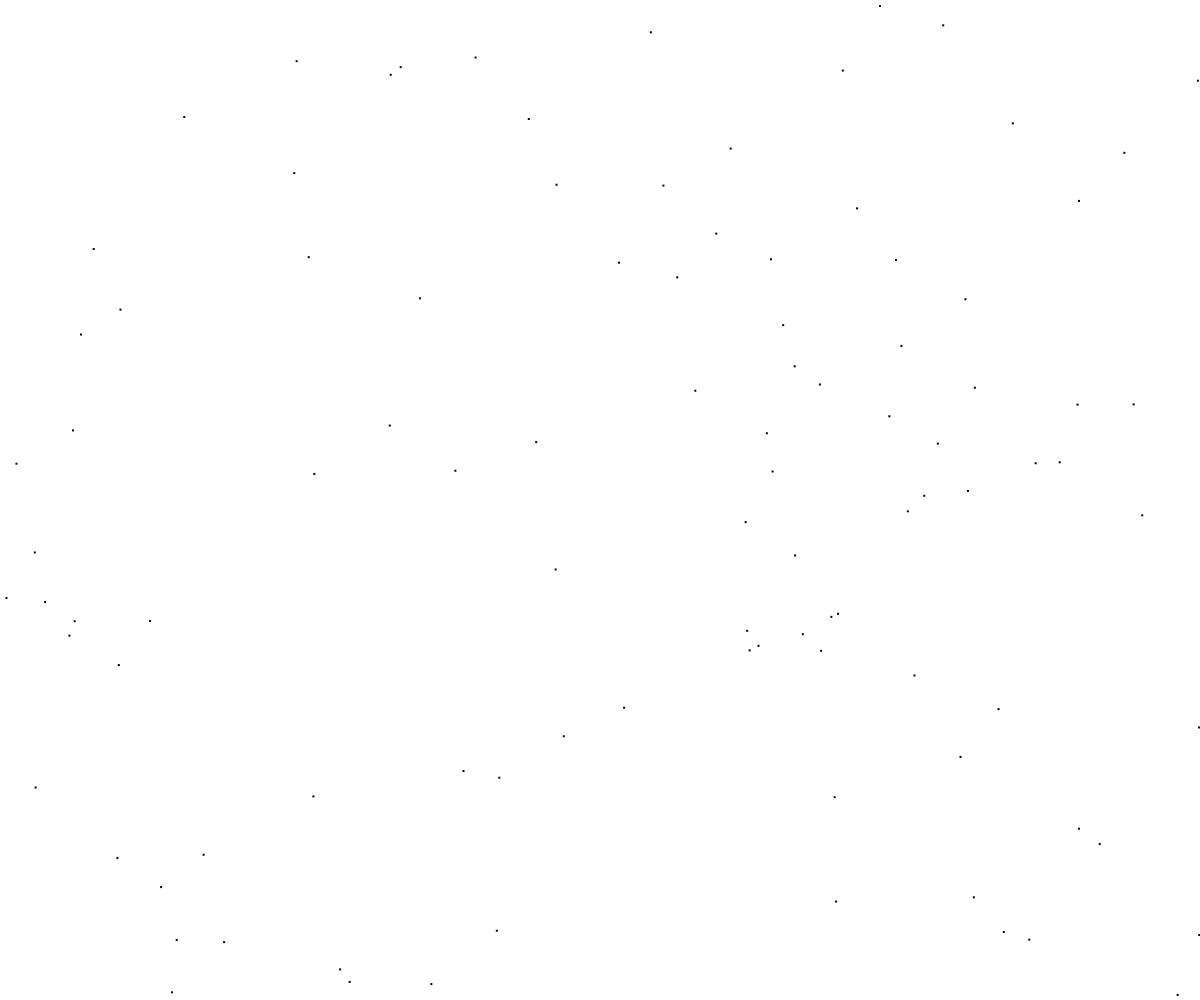
Frame 1 (no input)
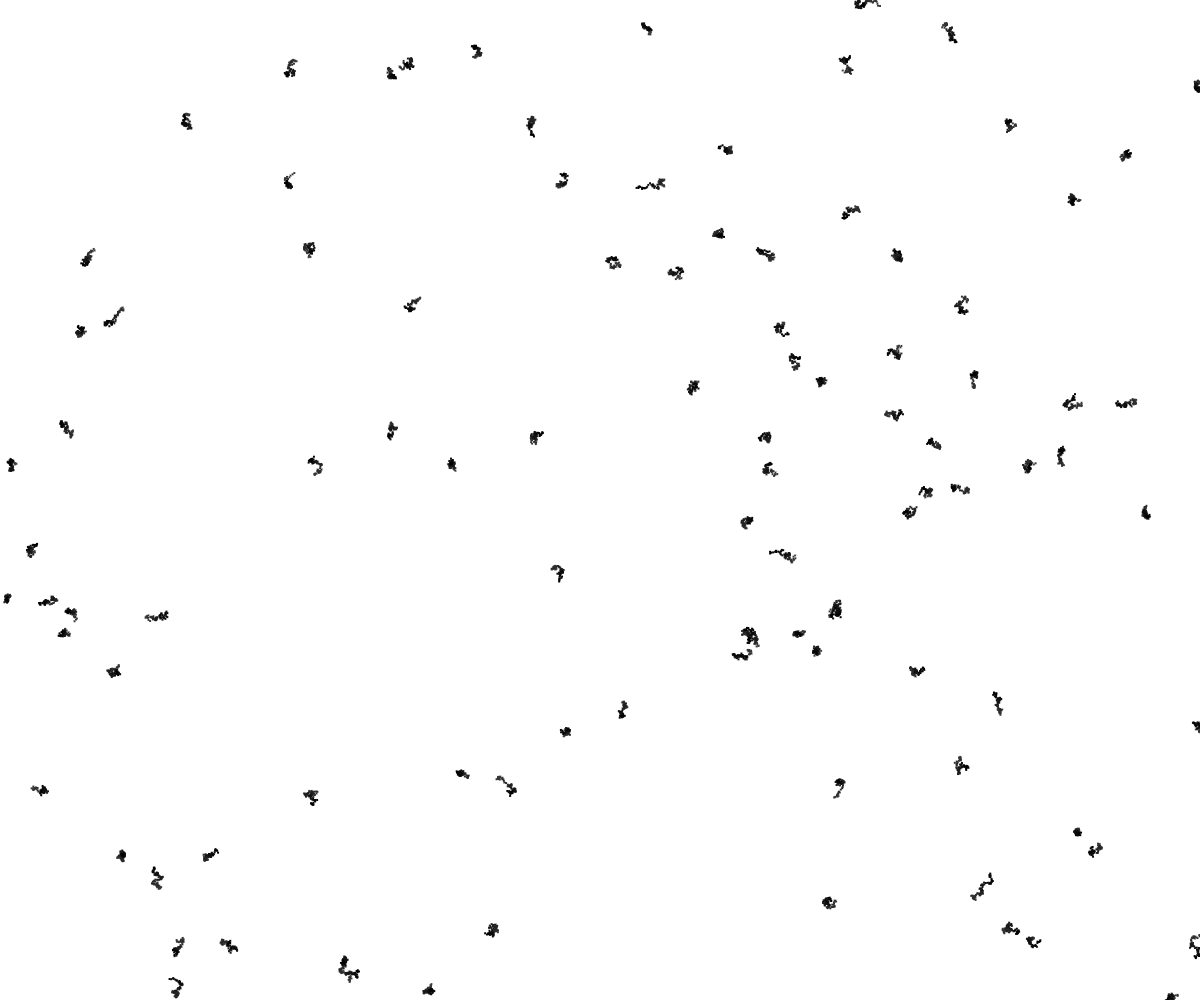
Frame 60 (no input)
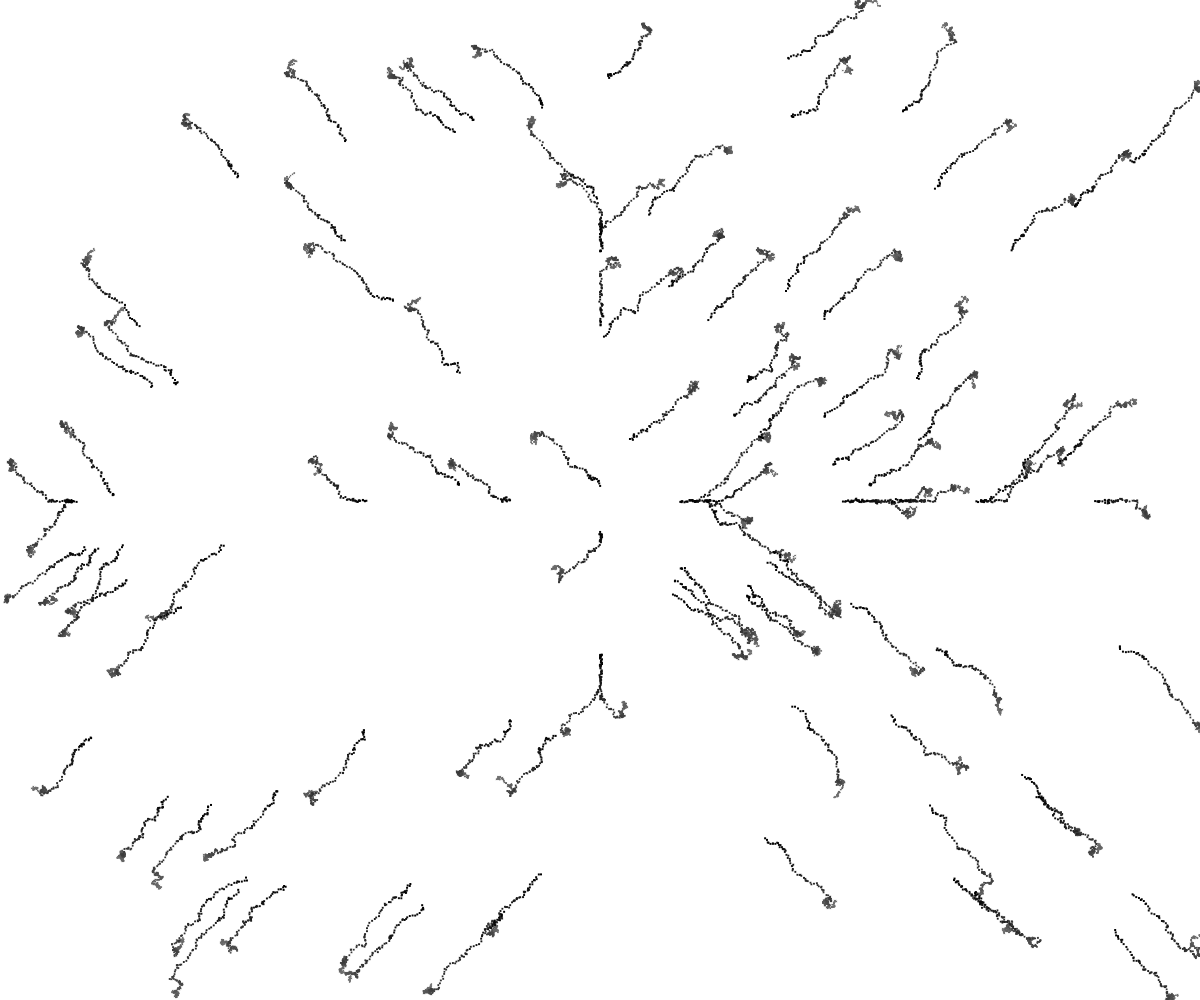
Frame 120 (the mouse pressed at the canvas centre since frame 60)

The p5.js sketch that drew these frames (run headless with seeded random() and noise() and a simulated clock; from frame 60 on, the mouse is pressed at the canvas centre):

// p5.js sketch
// ── sketch.js
var numWalkers = 100;
var walkers = [];

var walkerStepSize = 2;

function setup() {
	createCanvas( windowWidth, windowHeight );
	frameRate(1000);

	for( var i = 0; i < numWalkers; i++ )
	{
		var walker = {
			x: random( width ),
			y: random( height ),
		};
		walkers.push( walker );
	}
}

function draw()
{
	background( 255, 1 );
	//	itterate through walkers
	for( var i = 0; i < numWalkers; i++ )
	{
			//	step the walker
			walkers[i].x += random( -walkerStepSize, walkerStepSize );
			walkers[i].y += random( -walkerStepSize, walkerStepSize );

			//	step the walker slightly towards mouse
			if( mouseIsPressed )
			{
			 	walkers[i].x += Math.sign( mouseX - walkers[i].x );
				walkers[i].y += Math.sign( mouseY - walkers[i].y );
			}

			//	clamp the walkers position
			walkers[i].x = clamp( walkers[i].x, 0, width );
			walkers[i].y = clamp( walkers[i].y, 0, height );

			//draw the walker
			fill( 0, 255 );
			noStroke();
			rect( walkers[i].x, walkers[i].y, 2, 2 );
	}
}

function clamp( number, lowerBounds, upperBounds )
{
	return min( upperBounds, max( lowerBounds, number ));
}
